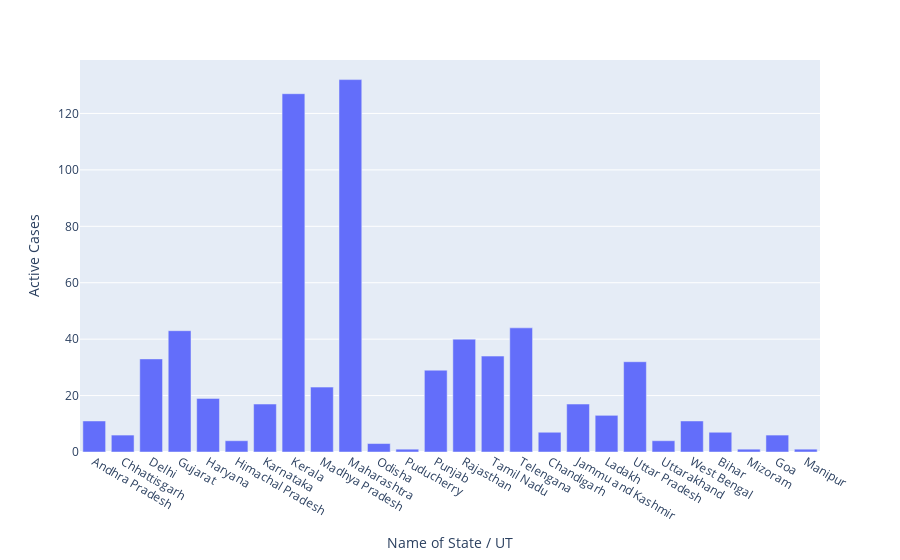

Here is the notebook cell this chart was saved with:
### Code cell
# using plotly express
px.bar(df,x='Name of State / UT',y='Active Cases')

### Figure 1 — Plotly figure (JSON) as saved in the notebook; plotly's stock layout.template omitted (floating-point values rounded to 4 significant figures)
{"data": [{"alignmentgroup": "True", "hovertemplate": "Name of State / UT=%{x}<br>Active Cases=%{y}<extra></extra>", "legendgroup": "", "marker": {"color": "#636efa"}, "name": "", "offsetgroup": "", "orientation": "v", "showlegend": false, "textposition": "auto", "type": "bar", "x": ["Andhra Pradesh", "Chhattisgarh", "Delhi", "Gujarat", "Haryana", "Himachal Pradesh", "Karnataka", "Kerala", "Madhya Pradesh", "Maharashtra", "Odisha", "Puducherry", "Punjab", "Rajasthan", "Tamil Nadu", "Telengana", "Chandigarh", "Jammu and Kashmir", "Ladakh", "Uttar Pradesh", "Uttarakhand", "West Bengal", "Bihar", "Mizoram", "Goa", "Manipur"], "xaxis": "x", "y": [11, 6, 33, 43, 19, 4, 17, 127, 23, 132, 3, 1, 29, 40, 34, 44, 7, 17, 13, 32, 4, 11, 7, 1, 6, 1], "yaxis": "y"}], "layout": {"barmode": "relative", "legend": {"tracegroupgap": 0}, "margin": {"t": 60}, "xaxis": {"anchor": "y", "domain": [0, 1], "title": {"text": "Name of State / UT"}}, "yaxis": {"anchor": "x", "domain": [0, 1], "title": {"text": "Active Cases"}}}}
